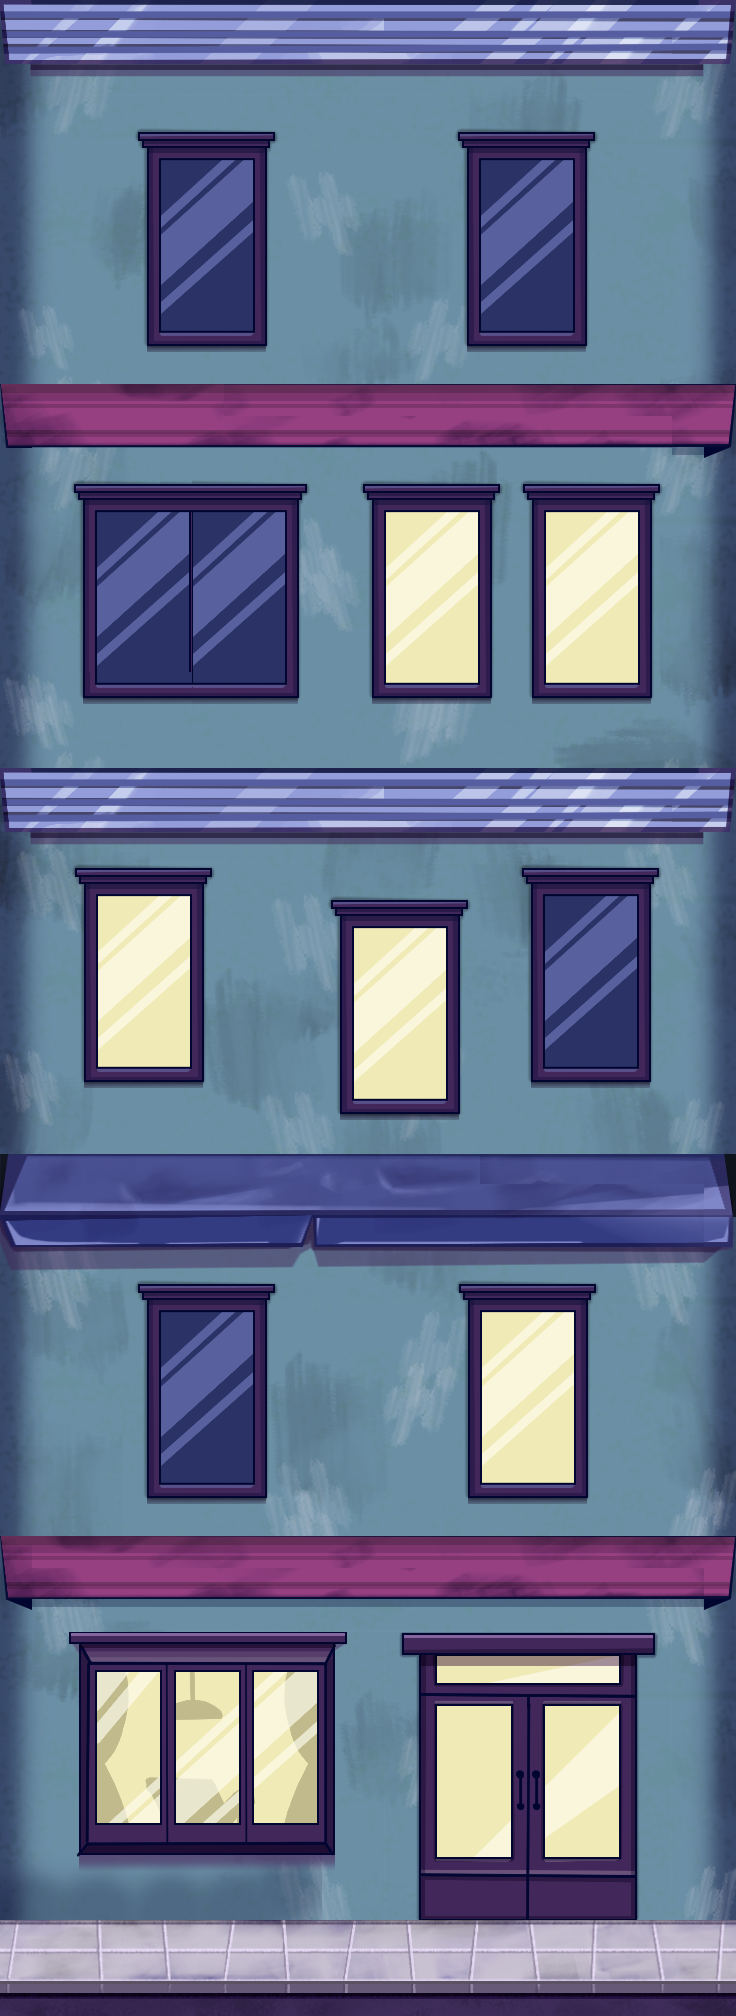

A level layout from a 2D game, rendered from its tile map. Below: a short description, then the map file with tile-grid data replaced by summaries:
An orthogonal 23x63 tile map with 32x32 px tiles, 3 tile layers (Wall, Details, CollisionLayer), 2 tilesets.

<map version="1.10" tiledversion="1.11.0" orientation="orthogonal" renderorder="right-down" width="23" height="63" tilewidth="32" tileheight="32" infinite="0" nextlayerid="4" nextobjectid="1">
 <tileset firstgid="1" name="P3_Wall" tilewidth="32" tileheight="32" tilecount="1380" columns="23">
  <image source="../Atlas/P3_Wall.png" width="736" height="1920" />
 </tileset>
 <tileset firstgid="1381" name="Scenario_1" tilewidth="32" tileheight="32" tilecount="3844" columns="62">
  <image source="../Atlas/Atlas01.png" width="2000" height="2000" />
 </tileset>
 <layer id="2" name="Wall" width="23" height="63">
  <data>[1449 cells, 1449 non-empty, 1449 distinct tile ids]</data>
 </layer>
 <layer id="3" name="Details" width="23" height="63">
  <data>[1449 cells, 639 non-empty, 294 distinct tile ids]</data>
 </layer>
 <layer id="1" name="CollisionLayer" width="23" height="63">
  <data>[1449 cells, 255 non-empty, 186 distinct tile ids]</data>
 </layer>
</map>
